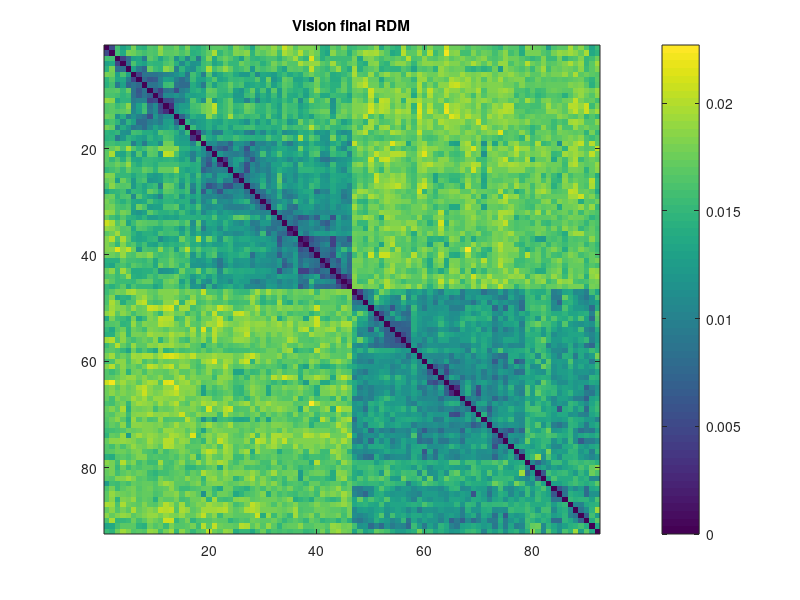

Recreate this plot in MATLAB.
%% Random image RDM selection
clear all;close all;clc;
rng(0);

estimated_rdm = load ('estimate_RDM_behav_visual.mat');  
comparisons = estimated_rdm.estimate_RDM_v;

nStimuli=92;
nComparisons = ((nStimuli^2)-nStimuli)/2; % counts only one way and not the same imgs

rdm = NaN(92,92);

countComparison=0;
for img_1 = 1:nStimuli-1
	for img_2 = img_1+1:nStimuli
        countComparison=countComparison+1;
        
        rdm(img_1,img_2) = comparisons(countComparison); 
        rdm(img_2,img_1) = comparisons(countComparison);
            
    end   
end
for imag = 1:92
    rdm(imag,imag)=0;
end

figure(); image(rdm,'CDataMapping','scaled');C = colorbar;title('Vision final RDM');caxis([0 0.0227]);
save('final_RDM_visual','rdm');


